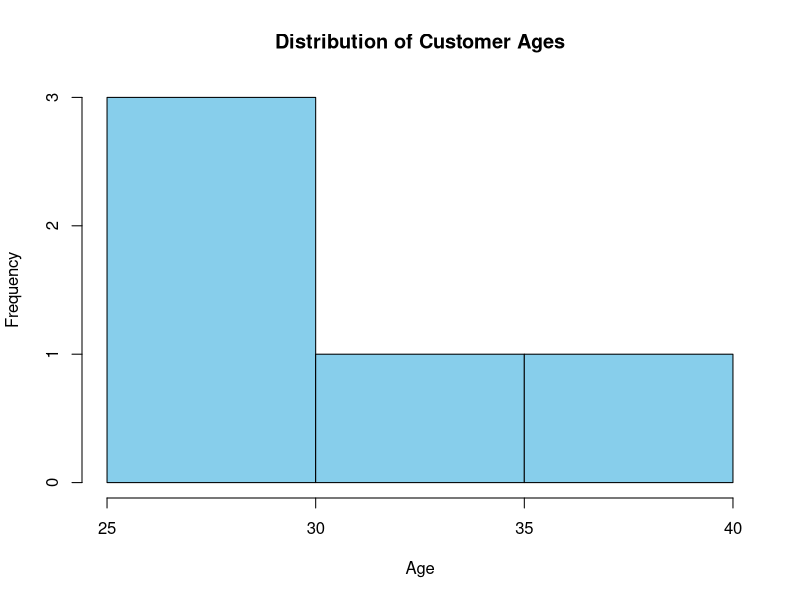
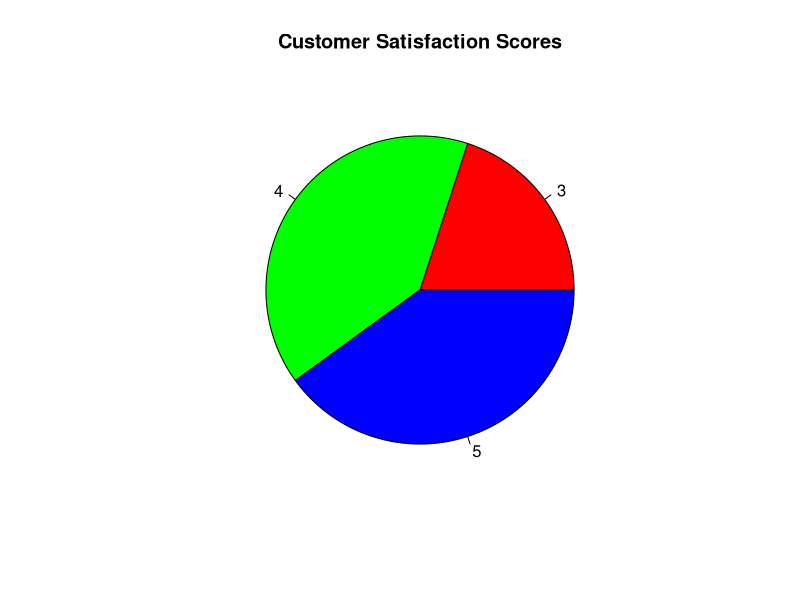
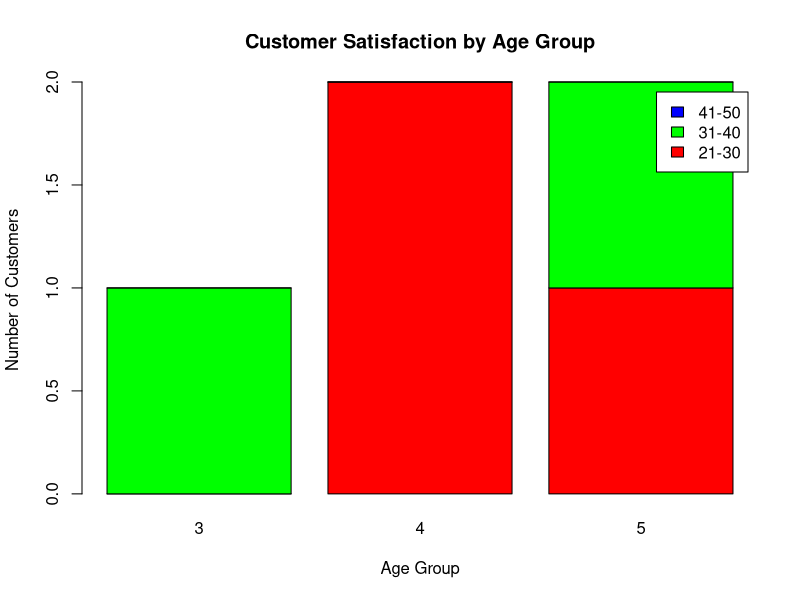
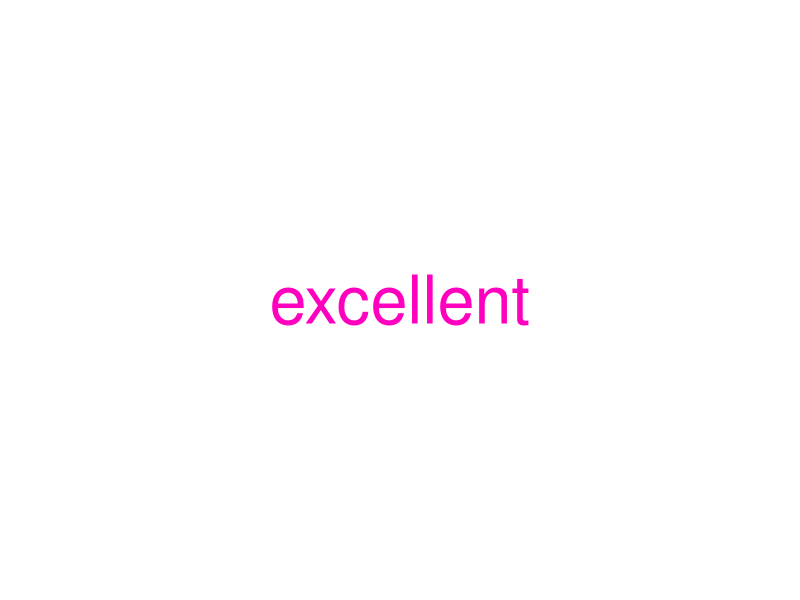

The R source for these figures, in order:
Customer_ID <- c(1,2,3,4,5)
Age <- c(25,30,35,28,40)
Satisfaction_Score <- c(4,5,3,4,5)

customer <- data.frame(Customer_ID, Age, Satisfaction_Score)

print(customer)
hist(customer$Age,
     main = "Distribution of Customer Ages",
     xlab = "Age",
     ylab = "Frequency",
     col = "skyblue",
     border = "black")
scores <- table(customer$Satisfaction_Score)

pie(scores,
    main = "Customer Satisfaction Scores",
    col = rainbow(length(scores)),
    labels = names(scores))
customer$Age_Group <- cut(customer$Age,
                          breaks = c(20,30,40,50),
                          labels = c("21-30","31-40","41-50"),
                          include.lowest = TRUE)

age_table <- table(customer$Age_Group,
                   customer$Satisfaction_Score)

barplot(age_table,
        main = "Customer Satisfaction by Age Group",
        xlab = "Age Group",
        ylab = "Number of Customers",
        col = rainbow(ncol(age_table)),
        legend.text = TRUE)
install.packages("wordcloud")
library(wordcloud)

feedback <- c(
  "Excellent service",
  "Very happy",
  "Good quality",
  "Fast delivery",
  "Excellent support",
  "Happy customer",
  "Great experience",
  "Satisfied",
  "Excellent product",
  "Amazing service"
)

text <- paste(feedback, collapse = " ")

wordcloud(words = strsplit(text, " ")[[1]],
          random.order = FALSE,
          colors = rainbow(8))
